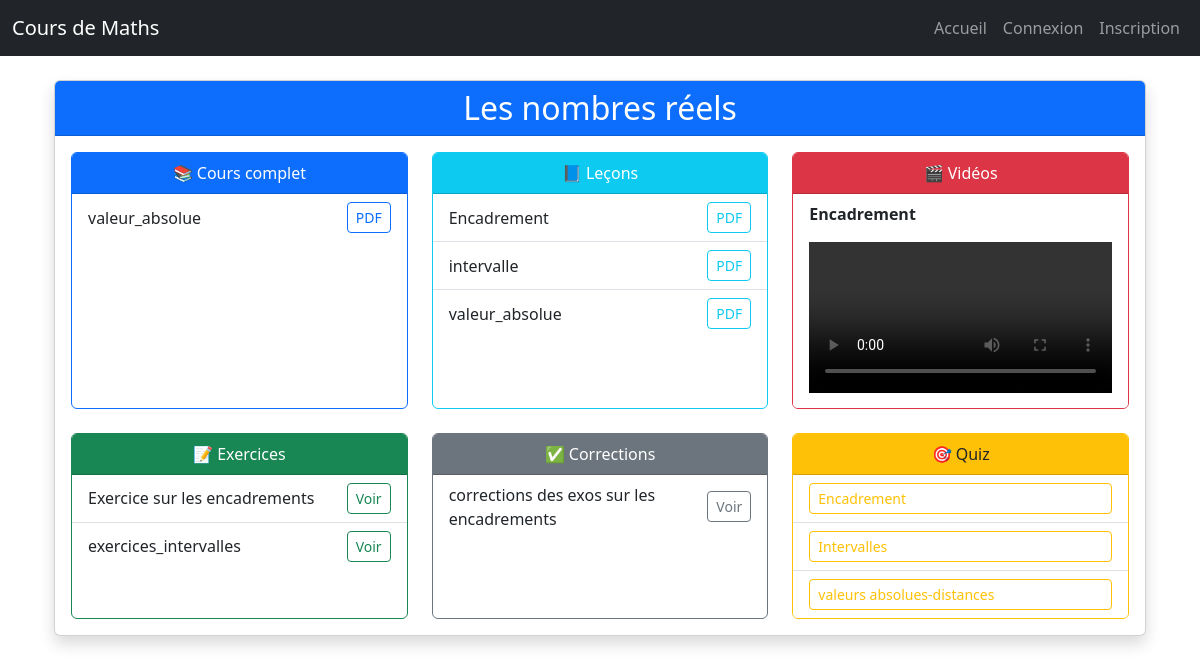
Page /eleves/chapitre/3/ on the committed database.
### cours_maths/models.py (models this page shows, shortened)
class Chapitre(models.Model):
    titre = models.CharField(max_length=200)
    numero = models.IntegerField()
    classe = models.ForeignKey(Classe, on_delete=models.CASCADE, related_name="chapitres")

class Lecon(models.Model):
    nom = models.CharField(max_length=200)
    contenu = models.FileField(upload_to='lecons_pdfs/', null=True, blank=True)  # ✅
    fichier = models.FileField(upload_to='lecons_pdfs/', null=True, blank=True)  # ✅
    chapitre = models.ForeignKey('Chapitre', on_delete=models.CASCADE, related_name='lecons')

class Video(models.Model):
    titre = models.CharField(max_length=200)
    url = models.URLField()
    lecon = models.ForeignKey(Lecon, on_delete=models.CASCADE, related_name="videos")

class Exercice(models.Model):
    titre = models.CharField(max_length=200)
    contenu = models.FileField(upload_to='exercices_pdfs/', null=True, blank=True)  # ✅
    fichier = models.FileField(upload_to='exercices_pdfs/', null=True, blank=True)  # ✅
    chapitre = models.ForeignKey('Chapitre', on_delete=models.CASCADE, related_name='exercices')

class Correction(models.Model):
    titre = models.CharField(max_length=200, default="Correction sans titre")
    fichier = models.FileField(upload_to='corrections_pdfs/', null=True, blank=True)  # ✅
    exercice = models.OneToOneField(Exercice, on_delete=models.CASCADE, related_name='correction')

class Quiz(models.Model):
    titre = models.CharField(max_length=200)
    duree = models.IntegerField(help_text="Durée en minutes")
    chapitre = models.ForeignKey(Chapitre, on_delete=models.CASCADE, related_name="quiz")

### cours_maths/views.py (the view)
# urls.py: path('eleves/chapitre/<int:chapitre_id>/', views.chapitre_detail, name='chapitre_detail'),
def chapitre_detail(request, chapitre_id):
    chapitre = get_object_or_404(Chapitre, id=chapitre_id)
    lecons = chapitre.lecons.all()
    exercices = chapitre.exercices.all()
    quiz = chapitre.quiz.all()
    videos = Video.objects.filter(lecon__in=lecons)
    corrections = Correction.objects.filter(exercice__in=exercices)
    return render(request, 'cours_maths/chaptitre_detail.html', {
        'chapitre': chapitre,
        'lecons': lecons,
        'exercices': exercices,
        'corrections':corrections,
        'quiz': quiz,
        'videos': videos,
    })

### cours_maths/templates/cours_maths/chaptitre_detail.html (shortened to what this page needs)
{% extends "cours_maths/base.html" %}
{% block content %}
<div class="container my-4">
  <div class="card shadow" style="background: #fff;">
    <div class="card-header bg-primary text-white text-center">
      <h2 class="mb-0">{{ chapitre.titre }}</h2>
    </div>
    <div class="card-body">
      <div class="row row-cols-1 row-cols-md-2 row-cols-lg-3 g-4 text-center">
        <div class="col">
          <div class="card h-100 border-primary">
            <div class="card-header bg-primary text-white">
              📚 Cours complet
            </div>
            <ul class="list-group list-group-flush">
              {% for lecon in lecons %}
                {% if lecon.contenu %}
                  <li class="list-group-item d-flex justify-content-between align-items-center">
                    <span class="text-start flex-grow-1 me-2">{{ lecon.nom }}</span>
                    <a href="{{ lecon.contenu.url }}" target="_blank" class="btn btn-outline-primary btn-sm flex-shrink-0">PDF</a>
                  </li>
                {% endif %}
              {% empty %}
                <li class="list-group-item text-muted">Aucun cours complet</li>
              {% endfor %}
            </ul>
          </div>
        </div>
        <div class="col">
          <div class="card h-100 border-info">
            <div class="card-header bg-info text-white">
              📘 Leçons
            </div>
            <ul class="list-group list-group-flush">
              {% for lecon in lecons %}
                <li class="list-group-item d-flex justify-content-between align-items-center">
                  <span class="text-start flex-grow-1 me-2">{{ lecon.nom }}</span>
                  {% if lecon.fichier %}
                    <a href="{{ lecon.fichier.url }}" target="_blank" class="btn btn-outline-info btn-sm flex-shrink-0">PDF</a>
                  {% endif %}
                </li>
              {% empty %}
                <li class="list-group-item text-muted">Aucune</li>
              {% endfor %}
            </ul>
          </div>
        </div>
        <div class="col">
          <div class="card h-100 border-danger">
            <div class="card-header bg-danger text-white">
              🎬 Vidéos
            </div>
            <ul class="list-group list-group-flush">
              {% for video in videos %}
                <li class="list-group-item">
                  <strong class="d-block text-start mb-2">{{ video.titre }}</strong>
                  {% if video.url %}
                    {% if "youtube.com" in video.url or "youtu.be" in video.url %}
                      <div class="ratio ratio-16x9 mt-2">
                        <iframe src="{{ video.url|add:'?rel=0' }}" frameborder="0" allowfullscreen></iframe>
                      </div>
                    {% else %}
                      <video controls width="100%" class="mt-2">
                        <source src="{{ video.url }}" type="video/mp4">
                      </video>
                    {% endif %}
                  {% endif %}
                </li>
              {% empty %}
                <li class="list-group-item text-muted">Aucune</li>
              {% endfor %}
            </ul>
          </div>
        </div>
        <div class="col">
          <div class="card h-100 border-success">
            <div class="card-header bg-success text-white">
              📝 Exercices
            </div>
            <ul class="list-group list-group-flush">
              {% for exo in exercices %}
                <li class="list-group-item d-flex justify-content-between align-items-center">
                  <span class="text-start flex-grow-1 me-2">{{ exo.titre }}</span>
                  {% if exo.fichier %}
                    <a href="{{ exo.fichier.url }}" target="_blank" class="btn btn-outline-success btn-sm flex-shrink-0">Voir</a>
                  {% endif %}
                </li>
              {% empty %}
                <li class="list-group-item text-muted">Aucun</li>
              {% endfor %}
            </ul>
          </div>
        </div>
        <div class="col">
          <div class="card h-100 border-secondary">
            <div class="card-header bg-secondary text-white">
              ✅ Corrections
            </div>
            <ul class="list-group list-group-flush">
              {% for correction in corrections %}
                <li class="list-group-item d-flex justify-content-between align-items-center">
                  <span class="text-start flex-grow-1 me-2">{{ correction.titre }}</span>
                  {% if correction.fichier %}
                    <a href="{{ correction.fichier.url }}" target="_blank" class="btn btn-outline-secondary btn-sm flex-shrink-0">Voir</a>
                  {% endif %}
                </li>
              {% empty %}
                <li class="list-group-item text-muted">Aucune</li>
              {% endfor %}
            </ul>
          </div>
        </div>
        <div class="col">
          <div class="card h-100 border-warning">
            <div class="card-header bg-warning text-dark">
              🎯 Quiz
            </div>
            <ul class="list-group list-group-flush">
              {% for q in quiz %}
                <li class="list-group-item">
                  <a href="{% url 'quiz_detail' q.id %}" class="btn btn-outline-warning btn-sm w-100 text-start">{{ q.titre }}</a>
                </li>
              {% empty %}
                <li class="list-group-item text-muted">Aucun</li>
              {% endfor %}
            </ul>
          </div>
        </div>
      </div>
    </div>
  </div>
</div>
{% endblock %}

### rows in the picture
Chapitre: titre "Les nombres réels"
Lecon: nom "valeur_absolue"
Lecon: nom "Encadrement"
Lecon: nom "intervalle"
Video: titre "Encadrement"
Exercice: titre "Exercice sur les encadrements"
Exercice: titre "exercices_intervalles"
Correction: titre "corrections des exos sur les encadrements"
Quiz: titre "Encadrement"
Quiz: titre "Intervalles"
Quiz: titre "valeurs absolues-distances"
